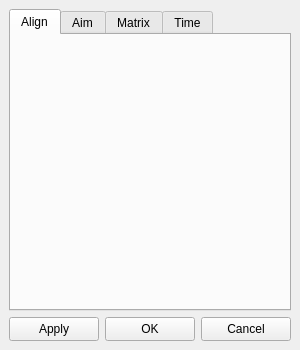
<?xml version="1.0" encoding="UTF-8"?>
<ui version="4.0">
 <class>ezAlignWindow</class>
 <widget class="QMainWindow" name="ezAlignWindow">
  <property name="geometry">
   <rect>
    <x>0</x>
    <y>0</y>
    <width>300</width>
    <height>350</height>
   </rect>
  </property>
  <property name="minimumSize">
   <size>
    <width>300</width>
    <height>350</height>
   </size>
  </property>
  <property name="windowTitle">
   <string>|| Ez Align</string>
  </property>
  <widget class="QWidget" name="centralwidget">
   <layout class="QVBoxLayout" name="centralLayout">
    <item>
     <widget class="QTabWidget" name="tabControl">
      <property name="currentIndex">
       <number>0</number>
      </property>
      <widget class="QAlignTab" name="alignTab">
       <attribute name="title">
        <string>Align</string>
       </attribute>
      </widget>
      <widget class="QAimTab" name="aimTab">
       <attribute name="title">
        <string>Aim</string>
       </attribute>
      </widget>
      <widget class="QMatrixTab" name="matrixTab">
       <attribute name="title">
        <string>Matrix</string>
       </attribute>
      </widget>
      <widget class="QTimeTab" name="timeTab">
       <attribute name="title">
        <string>Time</string>
       </attribute>
      </widget>
     </widget>
    </item>
    <item>
     <layout class="QHBoxLayout" name="buttonLayout">
      <item>
       <widget class="QDropDownButton" name="applyDropDownButton">
        <property name="sizePolicy">
         <sizepolicy hsizetype="Expanding" vsizetype="Fixed">
          <horstretch>0</horstretch>
          <verstretch>0</verstretch>
         </sizepolicy>
        </property>
        <property name="minimumSize">
         <size>
          <width>0</width>
          <height>24</height>
         </size>
        </property>
        <property name="maximumSize">
         <size>
          <width>16777215</width>
          <height>24</height>
         </size>
        </property>
        <property name="mouseTracking">
         <bool>true</bool>
        </property>
        <property name="text">
         <string>Apply</string>
        </property>
       </widget>
      </item>
      <item>
       <widget class="QPushButton" name="okayPushButton">
        <property name="sizePolicy">
         <sizepolicy hsizetype="Expanding" vsizetype="Fixed">
          <horstretch>0</horstretch>
          <verstretch>0</verstretch>
         </sizepolicy>
        </property>
        <property name="minimumSize">
         <size>
          <width>0</width>
          <height>24</height>
         </size>
        </property>
        <property name="maximumSize">
         <size>
          <width>16777215</width>
          <height>24</height>
         </size>
        </property>
        <property name="text">
         <string>OK</string>
        </property>
       </widget>
      </item>
      <item>
       <widget class="QPushButton" name="cancelPushButton">
        <property name="sizePolicy">
         <sizepolicy hsizetype="Expanding" vsizetype="Fixed">
          <horstretch>0</horstretch>
          <verstretch>0</verstretch>
         </sizepolicy>
        </property>
        <property name="minimumSize">
         <size>
          <width>0</width>
          <height>24</height>
         </size>
        </property>
        <property name="maximumSize">
         <size>
          <width>16777215</width>
          <height>24</height>
         </size>
        </property>
        <property name="text">
         <string>Cancel</string>
        </property>
       </widget>
      </item>
     </layout>
    </item>
   </layout>
  </widget>
 </widget>
 <customwidgets>
  <customwidget>
   <class>QDropDownButton</class>
   <extends>QPushButton</extends>
   <header>qdropdownbutton.h</header>
  </customwidget>
  <customwidget>
   <class>QAlignTab</class>
   <extends>QWidget</extends>
   <header>qaligntab.h</header>
   <container>1</container>
  </customwidget>
  <customwidget>
   <class>QAimTab</class>
   <extends>QWidget</extends>
   <header>qaimtab.h</header>
   <container>1</container>
  </customwidget>
  <customwidget>
   <class>QMatrixTab</class>
   <extends>QWidget</extends>
   <header>qmatrixtab.h</header>
   <container>1</container>
  </customwidget>
  <customwidget>
   <class>QTimeTab</class>
   <extends>QWidget</extends>
   <header>qtimetab.h</header>
   <container>1</container>
  </customwidget>
 </customwidgets>
 <resources/>
 <connections/>
</ui>
